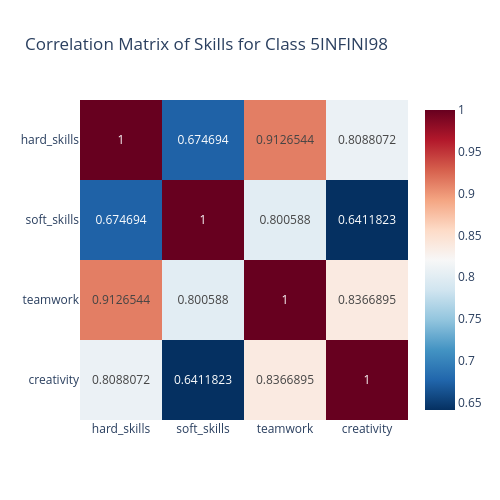
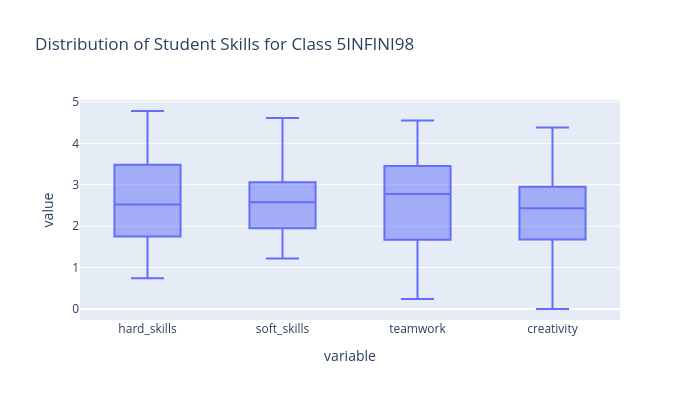

Notebook source saved alongside these figures, in order:
### Markdown cell above
#### Exploratory Data Analysis (EDA) for the Selected Class

### Code cell
import plotly.express as px
from sklearn.preprocessing import StandardScaler

# Check if variables exist and create EDA visualizations
if 'class_df' in locals() and 'features' in locals():
    # Use the selected class features for analysis
    X = class_df[features]
    selected_class = selected_class_name if 'selected_class_name' in locals() else 'Selected Class'
    
    # Correlation Matrix
    fig = px.imshow(X.corr(), title=f'Correlation Matrix of Skills for Class {selected_class}', 
                    text_auto=True, aspect='auto', color_continuous_scale='RdBu_r')
    fig.update_layout(height=500, width=500)
    fig.show()
    
    # Skill Distribution
    fig = px.box(X, title=f'Distribution of Student Skills for Class {selected_class}')
    fig.update_layout(height=400, width=700)
    fig.show()
    
    print(f"📊 EDA completed for {selected_class}")
    print(f"   • Skills analyzed: {', '.join(features)}")
    print(f"   • Students: {len(class_df)}")
    
else:
    print("⚠️ Required variables not found. Please run the previous cells first.")
    print("   Looking for: class_df, features, selected_class_name")

### Figure 1 — Plotly figure (JSON) as saved in the notebook; plotly's stock layout.template omitted (floating-point values rounded to 4 significant figures)
{"data": [{"coloraxis": "coloraxis", "hovertemplate": "x: %{x}<br>y: %{y}<br>color: %{z}<extra></extra>", "name": "0", "texttemplate": "%{z}", "type": "heatmap", "x": ["hard_skills", "soft_skills", "teamwork", "creativity"], "xaxis": "x", "y": ["hard_skills", "soft_skills", "teamwork", "creativity"], "yaxis": "y", "z": [[1.0, 0.6747, 0.9127, 0.8088], [0.6747, 1.0, 0.8006, 0.6412], [0.9127, 0.8006, 1.0, 0.8367], [0.8088, 0.6412, 0.8367, 1.0]]}], "layout": {"coloraxis": {"colorscale": [[0, "rgb(5,48,97)"], [0.1, "rgb(33,102,172)"], [0.2, "rgb(67,147,195)"], [0.3, "rgb(146,197,222)"], [0.4, "rgb(209,229,240)"], [0.5, "rgb(247,247,247)"], [0.6, "rgb(253,219,199)"], [0.7, "rgb(244,165,130)"], [0.8, "rgb(214,96,77)"], [0.9, "rgb(178,24,43)"], [1, "rgb(103,0,31)"]]}, "height": 500, "title": {"text": "Correlation Matrix of Skills for Class 5INFINI98"}, "width": 500, "xaxis": {"anchor": "y", "domain": [0, 1]}, "yaxis": {"anchor": "x", "autorange": "reversed", "domain": [0, 1]}}}

### Figure 2 — Plotly figure (JSON) as saved in the notebook; plotly's stock layout.template omitted (floating-point values rounded to 4 significant figures)
{"data": [{"alignmentgroup": "True", "hovertemplate": "variable=%{x}<br>value=%{y}<extra></extra>", "legendgroup": "", "marker": {"color": "#636efa"}, "name": "", "notched": false, "offsetgroup": "", "orientation": "v", "showlegend": false, "type": "box", "x": ["hard_skills", "hard_skills", "hard_skills", "hard_skills", "hard_skills", "hard_skills", "hard_skills", "hard_skills", "hard_skills", "hard_skills", "hard_skills", "hard_skills", "hard_skills", "hard_skills", "hard_skills", "hard_skills", "hard_skills", "hard_skills", "hard_skills", "hard_skills", "hard_skills", "hard_skills", "hard_skills", "hard_skills", "hard_skills", "hard_skills", "hard_skills", "hard_skills", "hard_skills", "hard_skills", "soft_skills", "soft_skills", "soft_skills", "soft_skills", "soft_skills", "soft_skills", "soft_skills", "soft_skills", "soft_skills", "soft_skills", "soft_skills", "soft_skills", "soft_skills", "soft_skills", "soft_skills", "soft_skills", "soft_skills", "soft_skills", "soft_skills", "soft_skills", "soft_skills", "soft_skills", "soft_skills", "soft_skills", "soft_skills", "soft_skills", "soft_skills", "soft_skills", "soft_skills", "soft_skills", "teamwork", "teamwork", "teamwork", "teamwork", "teamwork", "teamwork", "teamwork", "teamwork", "teamwork", "teamwork", "teamwork", "teamwork", "teamwork", "teamwork", "teamwork", "teamwork", "teamwork", "teamwork", "teamwork", "teamwork", "teamwork", "teamwork", "teamwork", "teamwork", "teamwork", "teamwork", "teamwork", "teamwork", "teamwork", "teamwork", "creativity", "creativity", "creativity", "creativity", "creativity", "creativity", "creativity", "creativity", "creativity", "creativity", "creativity", "creativity", "creativity", "creativity", "creativity", "creativity", "creativity", "creativity", "creativity", "creativity", "creativity", "creativity", "creativity", "creativity", "creativity", "creativity", "creativity", "creativity", "creativity", "creativity"], "x0": " ", "xaxis": "x", "y": [3.04, 2.06, 2.5, 2.98, 0.88, 1.5, 1.59, 3.41, 0.9, 3.53, 2.55, 1.51, 3.11, 1.82, 4.78, 3.54, 3.01, 2.21, 2.46, 3.56, 4.1, 0.74, 2.94, 3.48, 3.53, 2.16, 0.76, 3.54, 1.75, 2.28, 3.06, 2.58, 3.47, 3.79, 1.65, 1.22, 1.82, 4.61, 2.22, 4.32, 1.71, 2.76, 2.9, 2.49, 4.56, 2.57, 3.14, 2.8, 2.42, 2.64, 2.71, 1.32, 1.95, 2.41, 3.74, 1.91, 1.47, 2.17, 2.36, 2.65, 3.15, 1.95, 2.82, 2.83, 1.55, 1.67, 1.42, 3.64, 1.45, 4.14, 2.08, 2.76, 3.45, 1.64, 4.55, 3.25, 3.46, 2.79, 2.5, 3.46, 3.66, 0.78, 2.79, 3.17, 3.59, 1.91, 0.24, 2.68, 1.62, 2.48, 2.43, 2.4, 2.87, 1.74, 1.38, 1.68, 1.26, 4.23, 0.18, 3.38, 2.61, 2.92, 2.12, 0.74, 4.38, 2.44, 3.86, 2.47, 1.61, 3.9, 3.42, 0.0, 2.36, 2.95, 2.52, 2.33, 0.42, 3.28, 2.46, 2.28], "y0": " ", "yaxis": "y"}], "layout": {"boxmode": "group", "height": 400, "legend": {"tracegroupgap": 0}, "title": {"text": "Distribution of Student Skills for Class 5INFINI98"}, "width": 700, "xaxis": {"anchor": "y", "domain": [0, 1], "title": {"text": "variable"}}, "yaxis": {"anchor": "x", "domain": [0, 1], "title": {"text": "value"}}}}
